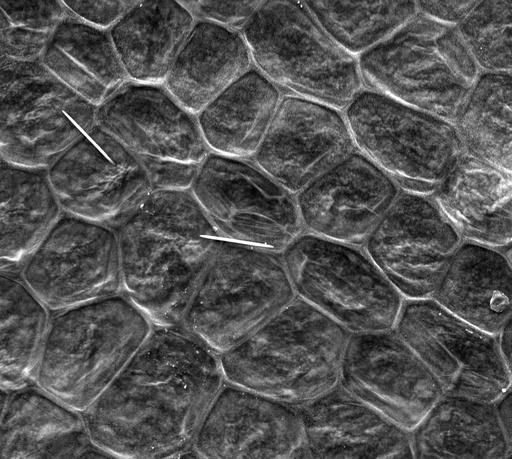
#> input picture results/u2net/images/33.jpg, 512 x 459 px, shrunk from 1156 x 1036 before the run; its folder holds 4 pictures in this run
$ python plotting.py
#> lines starting #> are read from the running program, lines starting #| are printed output that depends on the picture
import os
from matplotlib import pyplot as plt
import cv2

i = int(0)
images = os.listdir('u2net/images')
k = int(len(images))
for file in images:
    name = file.split('.')[0]

    image = cv2.imread(f'u2net/images/{name}.jpg', 0)
#> image is the input picture: shape (459, 512); min 0, max 255, mean 82.3
    groundtruth = cv2.imread(f'u2net/groundtruth/{name}.jpg', 0)
    label1 = cv2.imread(f'u2net/u2net_bce_itr_4500_train_0.811415_tar_0.056624/{name}.png', 0)
    label2 = cv2.imread(f'u2net/u2net_bce_itr_5000_train_0.745451_tar_0.047403/{name}.png', 0)

    plt.subplot(k,4,i*4+1),plt.imshow(image,'gray'), plt.xticks([]), plt.yticks([])
    if i == 0:
        plt.title('Images')
    plt.subplot(k,4,i*4+2),plt.imshow(groundtruth,'gray'), plt.xticks([]), plt.yticks([])
    if i == 0:
        plt.title('Ground Truth')
    plt.subplot(k,4,i*4+3),plt.imshow(label1,'gray'), plt.xticks([]), plt.yticks([])
    if i == 0:
        plt.title('U2_Net trained with 76 images')
    plt.subplot(k,4,i*4+4),plt.imshow(label2,'gray'), plt.xticks([]), plt.yticks([])
    if i == 0:
        plt.title('U2_Net trained with 94 images')
    i+=1
plt.show()
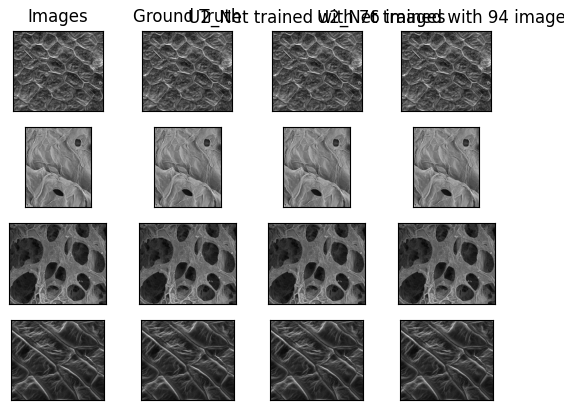
#> figure drawn by matplotlib, 16 panels
